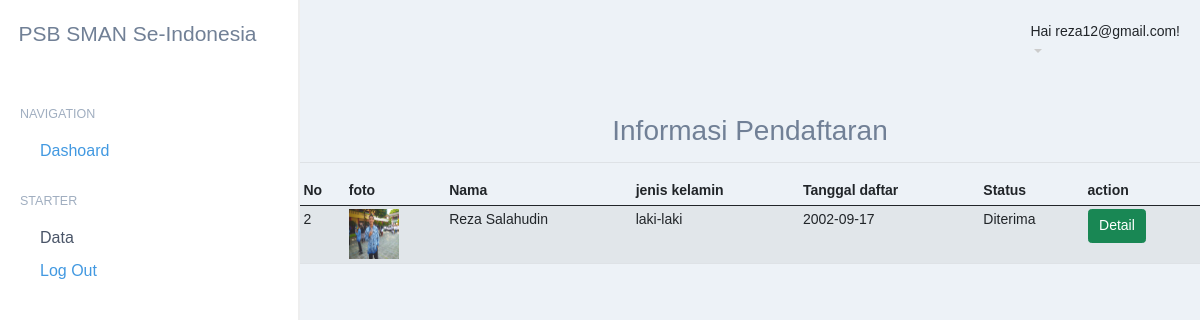
Page /topendaftar.php?p=informasi-pendaftaran (signed in) on the committed database.
### tables this page shows
CREATE TABLE `pendaftaran` (
  `id_pendaftar` int(11) NOT NULL,
  `id_user` varchar(255) NOT NULL,
  `NISN` varchar(255) NOT NULL,
  `nama_lengkap` varchar(255) NOT NULL,
  `tempat_lahir` varchar(255) NOT NULL,
  `tgl_lahir` date NOT NULL,
  `alamat` text NOT NULL,
  `jenis_kelamin` set('laki-laki','perempuan') NOT NULL,
  `agama` enum('islam','kristen','hindu','budha','other') NOT NULL,
  `no_hp` varchar(20) NOT NULL,
  `asal_sekolah` varchar(255) NOT NULL,
  `foto` text NOT NULL,
  `status` enum('Diterima','Cadangan','Tidak Diterima','Pending') NOT NULL
);

### topendaftar.php (called while the page is built)
<?php
include "../dts5/pendaftar/pendaftar.php";
?>

### pages/informasi-pendaftaran.php (the view, shortened to what this page needs)
<div class="d-flex justify-content-center flex-wrap flex-md-nowrap align-items-center pt-3 pb-2 mb-3 border-bottom">
    <h1 class="h2">Informasi Pendaftaran</h1>
</div>
<div class="table-responsive">
    <table class="table table-striped table-sm">
        <thead>
            <tr>
                <th scope="col">No</th>
                <th scope="col">foto</th>
                <th scope="col">Nama</th>
                <th scope="col">jenis kelamin</th>
                <th scope="col">Tanggal daftar</th>
                <th scope="col">Status</th>
                <th scope="col">action</th>
            </tr>
        </thead>
        <tbody>
            <?php
            $query="select * from pendaftaran where id_user='$_SESSION[id_user]'";
            $hasil=mysqli_query($db,$query);
            while ($data=mysqli_fetch_assoc($hasil)) { ?>
            <tr>
                <td><?= $data['id_user'];?></td>
                <td><img src="image/<?= $data['foto'] ?>" alt="avatar" width="50px" height="50px"></td>
                <td><?= $data['nama_lengkap'];?></td>
                <td><?= $data['jenis_kelamin'];?></td>
                <td><?= $data['tgl_lahir'];?></td>
                <td><?= $data['status'];?></td>
                <td><a href="topendaftar.php?p=detail&&id=<?= $data['id_user'];?>" class="btn btn-success ">Detail</a>
                </td>
            </tr>
            <?php
            }
            ?>
        </tbody>
    </table>
</div>

### style.css (style rules this page uses)
* { padding: 0; margin: 0; }
html, body { color: #718096 !important; font-size: 14px !important; font-family: "Nunito", "Orelega One", "Arial", sans-serif; background-color: #edf2f7; }

### rows in the picture
pendaftaran: id_user "2", foto (picture), nama_lengkap "Reza Salahudin", jenis_kelamin "laki-laki", tgl_lahir "2002-09-17", status "Diterima"

### other values in the picture
$_SESSION['sesi'] "reza12@gmail.com"
